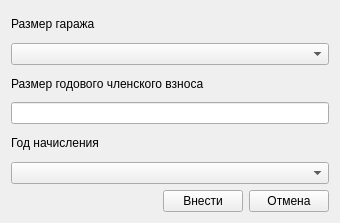
<?xml version="1.0" encoding="UTF-8"?>
<ui version="4.0">
 <class>Form</class>
 <widget class="QWidget" name="Form">
  <property name="geometry">
   <rect>
    <x>0</x>
    <y>0</y>
    <width>340</width>
    <height>223</height>
   </rect>
  </property>
  <property name="windowTitle">
   <string>Добавление размера членских взносов</string>
  </property>
  <layout class="QVBoxLayout" name="verticalLayout_5">
   <item>
    <layout class="QVBoxLayout" name="verticalLayout_4">
     <item>
      <layout class="QVBoxLayout" name="verticalLayout">
       <item>
        <widget class="QLabel" name="typeSize_label">
         <property name="text">
          <string>Размер гаража</string>
         </property>
        </widget>
       </item>
       <item>
        <widget class="QComboBox" name="typeSize_comboBox"/>
       </item>
      </layout>
     </item>
     <item>
      <layout class="QVBoxLayout" name="verticalLayout_2">
       <item>
        <widget class="QLabel" name="value_label">
         <property name="text">
          <string>Размер годового членского взноса</string>
         </property>
        </widget>
       </item>
       <item>
        <widget class="QLineEdit" name="value_lineEdit"/>
       </item>
      </layout>
     </item>
     <item>
      <layout class="QVBoxLayout" name="verticalLayout_3">
       <item>
        <widget class="QLabel" name="year_label">
         <property name="text">
          <string>Год начисления</string>
         </property>
        </widget>
       </item>
       <item>
        <widget class="QComboBox" name="year_comboBox"/>
       </item>
      </layout>
     </item>
    </layout>
   </item>
   <item>
    <layout class="QHBoxLayout" name="horizontalLayout">
     <item>
      <spacer name="horizontalSpacer">
       <property name="orientation">
        <enum>Qt::Horizontal</enum>
       </property>
       <property name="sizeHint" stdset="0">
        <size>
         <width>40</width>
         <height>20</height>
        </size>
       </property>
      </spacer>
     </item>
     <item>
      <widget class="QPushButton" name="add_pushButton">
       <property name="text">
        <string>Внести</string>
       </property>
      </widget>
     </item>
     <item>
      <widget class="QPushButton" name="close_pushButton">
       <property name="text">
        <string>Отмена</string>
       </property>
      </widget>
     </item>
    </layout>
   </item>
  </layout>
 </widget>
 <resources/>
 <connections/>
</ui>
